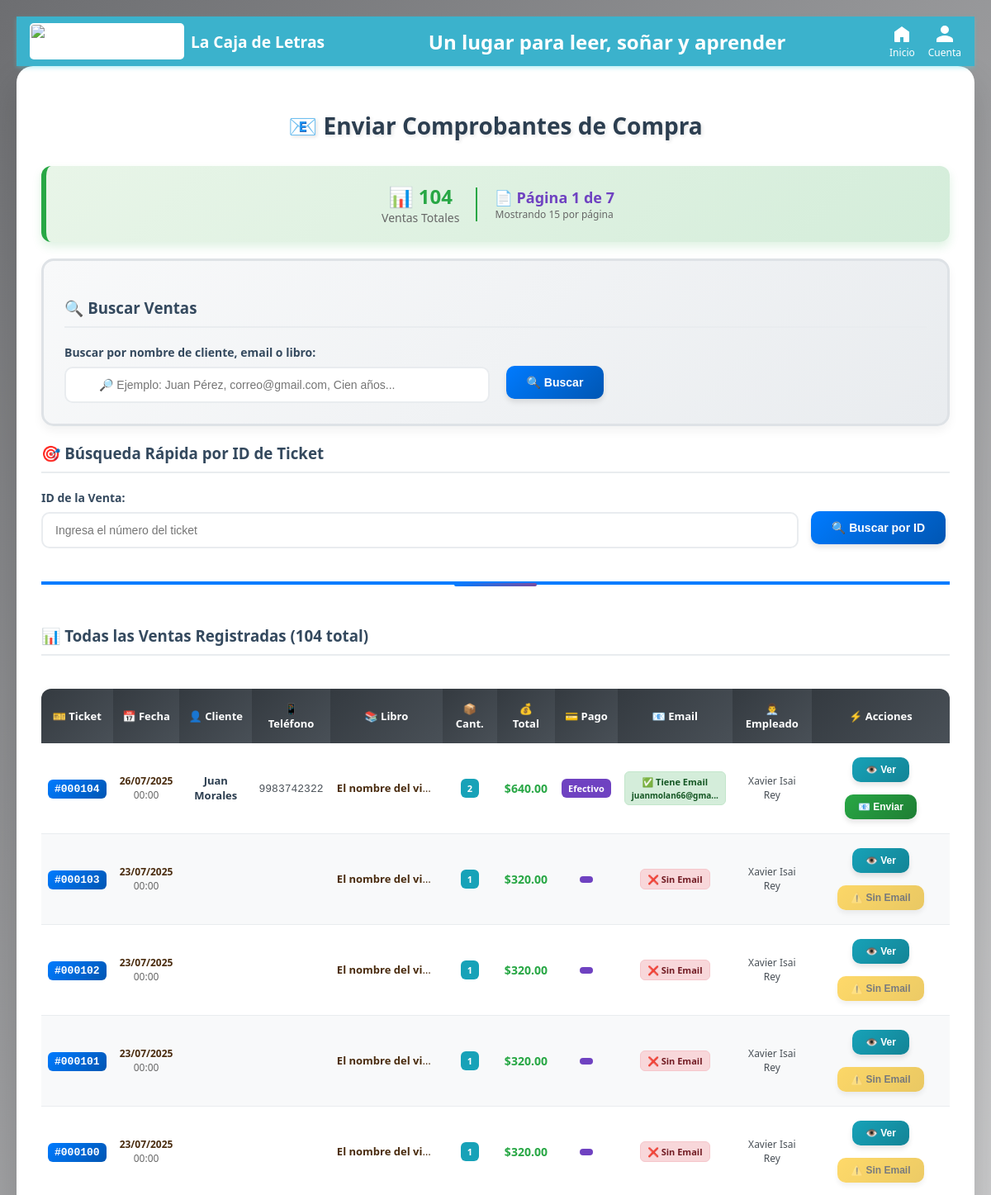
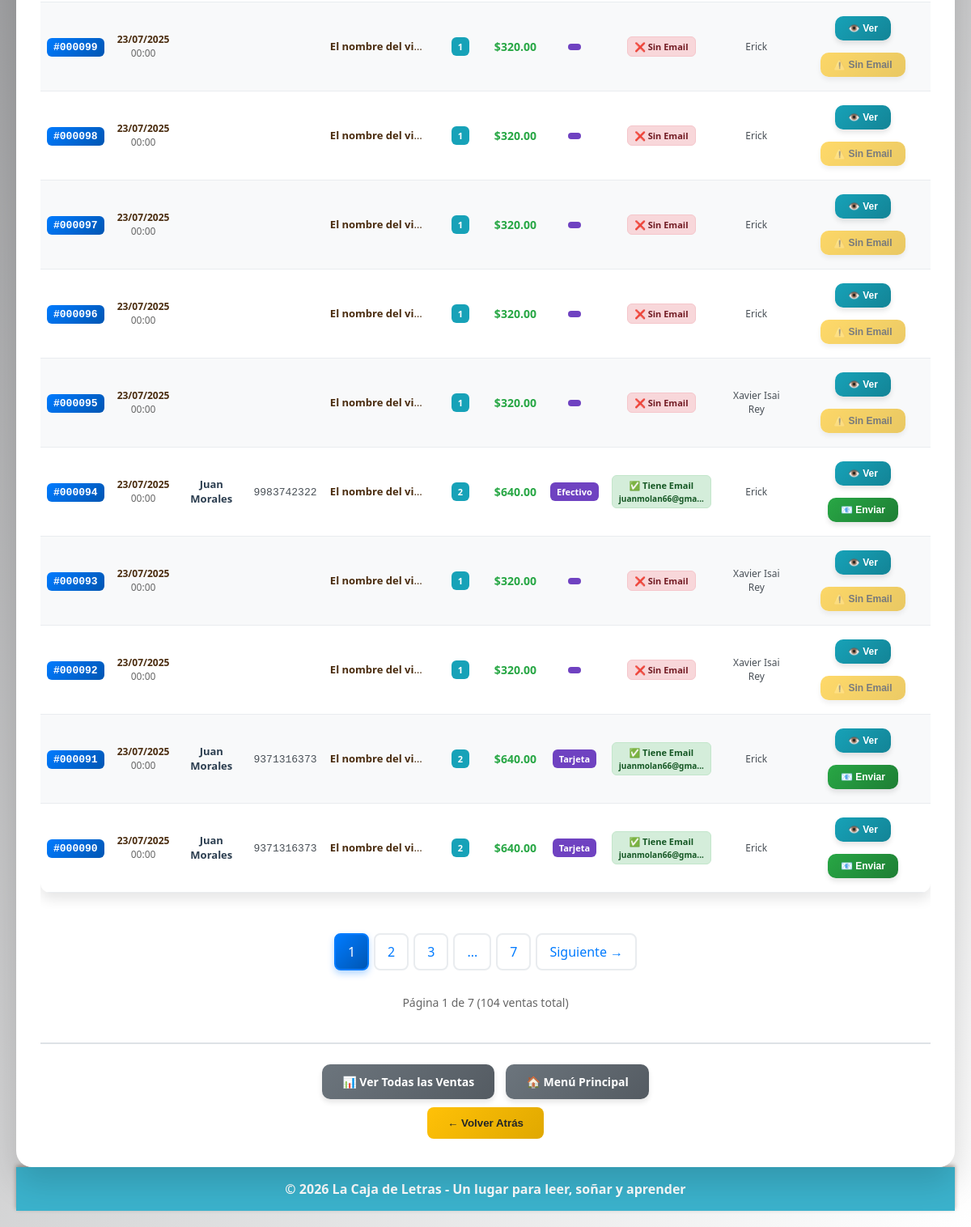
The page /enviar_comprobantes.php (signed in) on the database its author committed (2 pictures, top to bottom).
### tables this page shows
CREATE TABLE `ventas` (
  `id` int(11) NOT NULL,
  `cliente_nombre` varchar(100) DEFAULT NULL,
  `cliente_telefono` varchar(20) DEFAULT NULL,
  `correo` varchar(100) DEFAULT NULL,
  `empleado_id` int(11) DEFAULT NULL,
  `fecha_compra` date DEFAULT NULL,
  `total_pagado` decimal(10,2) DEFAULT NULL,
  `metodo_pago` varchar(50) DEFAULT NULL,
  `libro_id` int(11) DEFAULT NULL,
  `cantidad` int(11) NOT NULL DEFAULT 1
);

CREATE TABLE `libros` (
  `id` int(11) NOT NULL,
  `titulo` varchar(200) NOT NULL,
  `isbn` varchar(20) DEFAULT NULL,
  `año_publicacion` int(11) DEFAULT NULL,
  `edicion` varchar(50) DEFAULT NULL,
  `idioma` varchar(50) DEFAULT NULL,
  `sinopsis` text DEFAULT NULL,
  `num_paginas` int(11) DEFAULT NULL,
  `portada_url` varchar(200) DEFAULT NULL,
  `formato` varchar(50) DEFAULT NULL,
  `estado` varchar(20) DEFAULT NULL,
  `precio_venta` decimal(10,2) DEFAULT NULL,
  `precio_alquiler` decimal(10,2) DEFAULT NULL,
  `stock_total` int(11) DEFAULT NULL,
  `stock_disponible` int(11) DEFAULT NULL,
  `editorial_id` int(11) DEFAULT NULL,
  `autor_id` int(11) DEFAULT NULL,
  `categoria_id` int(11) DEFAULT NULL
);

CREATE TABLE `empleados` (
  `id` int(11) NOT NULL,
  `nombre_completo` varchar(100) NOT NULL,
  `usuario` varchar(50) NOT NULL,
  `contraseña` varchar(200) DEFAULT NULL,
  `telefono` varchar(20) DEFAULT NULL,
  `fecha_contratacion` date DEFAULT NULL,
  `estado` varchar(20) DEFAULT NULL,
  `rol` enum('Administrador','Empleado','Gerente') NOT NULL DEFAULT 'Empleado'
);

### enviar_comprobantes.php (the view, shortened to what this page needs)
<?php
if ($_SESSION['rol'] === 'Administrador') {
    include 'encabezado_admin.php';
} elseif ($_SESSION['rol'] === 'Empleado') {
    include 'encabezado_empleado.php';
}
include 'conexion.php';
$mostrarFormulario = true;
$ventaEncontrada = null;
$buscar = isset($_GET['buscar']) ? mysqli_real_escape_string($enlace, $_GET['buscar']) : '';
$pagina = isset($_GET['pagina']) ? intval($_GET['pagina']) : 1;
$ventas_por_pagina = 15;
$offset = ($pagina - 1) * $ventas_por_pagina;
$whereClause = "";
$queryCount = "SELECT COUNT(*) as total FROM Ventas v JOIN Libros l ON v.libro_id = l.id $whereClause";
$resultCount = mysqli_query($enlace, $queryCount);
$totalVentas = mysqli_fetch_assoc($resultCount)['total'];
$totalPaginas = ceil($totalVentas / $ventas_por_pagina);
$queryVentas = "SELECT v.id, v.cliente_nombre, v.cliente_telefono, v.fecha_compra, v.total_pagado,
                       l.titulo, v.correo, v.metodo_pago, v.cantidad,
                       em.nombre_completo as empleado_nombre
                FROM Ventas v
                JOIN Libros l ON v.libro_id = l.id
                LEFT JOIN Empleados em ON v.empleado_id = em.id
                $whereClause
                ORDER BY v.fecha_compra DESC, v.id DESC
                LIMIT $offset, $ventas_por_pagina";
$resultVentas = mysqli_query($enlace, $queryVentas);
?>
<!DOCTYPE html>
<html lang="es">
<head>
</head>
<body>
    <div class="container">
        <h2>📧 Enviar Comprobantes de Compra</h2>
        <?php if ($mostrarFormulario): ?>
            <div class="estadisticas card-hover">
                <div style="display: flex; align-items: center; justify-content: center; flex-wrap: wrap; gap: 20px;">
                    <div style="text-align: center;">
                        <div style="font-size: 24px; font-weight: bold; color: #28a745;">
                            📊 <?php echo $totalVentas; ?>
                        </div>
                        <div style="font-size: 14px; color: #666;">Ventas Totales</div>
                    </div>
                    <div style="text-align: center; border-left: 2px solid #28a745; padding-left: 20px;">
                        <div style="font-size: 18px; font-weight: bold; color: #6f42c1;">
                            📄 Página <?php echo $pagina; ?> de <?php echo $totalPaginas; ?>
                        </div>
                        <div style="font-size: 12px; color: #666;">Mostrando 15 por página</div>
                    </div>
                </div>
            </div>
            <div class="buscador card-hover">
                <h3>🔍 Buscar Ventas</h3>
                <form method="GET" class="buscador-form">
                    <div>
                        <label>Buscar por nombre de cliente, email o libro:</label>                        <input type="text" name="buscar"
                               placeholder="🔎 Ejemplo: Juan Pérez, correo@gmail.com, Cien años..."
                               value="<?php echo htmlspecialchars($buscar); ?>"
                               style="padding-left: 40px;">
                    </div>
                    <div style="display: flex; gap: 10px;">
                        <button type="submit" class="btn btn-primary">
                            🔍 Buscar
                        </button>
                    </div>
                </form>
            </div>
            <?php if (!$ventaEncontrada): ?>
                <div class="form-group">
                    <h3>🎯 Búsqueda Rápida por ID de Ticket</h3>
                    <form method="POST" style="display: flex; align-items: end; gap: 10px;">
                        <div style="flex: 1;">
                            <label>ID de la Venta:</label>
                            <input type="number" name="venta_id" required placeholder="Ingresa el número del ticket">
                        </div>
                        <button type="submit" name="accion" value="buscar_venta" class="btn btn-primary">
                            🔍 Buscar por ID
                        </button>
                    </form>
                </div>
            <?php endif; ?>
            <?php if (!isset($_GET['venta_id']) || !$ventaEncontrada): ?>
                <div class="separador">
                    <h3>📊 Todas las Ventas Registradas (<?php echo $totalVentas; ?> total)</h3>
            <?php endif; ?>
                <?php if ($totalVentas > 0): ?>
                    <div class="table-responsive">
                        <table class="tabla-ventas">
                            <thead>
                                <tr>
                                    <th>🎫 Ticket</th>
                                    <th>📅 Fecha</th>
                                    <th>👤 Cliente</th>
                                    <th>📱 Teléfono</th>
                                    <th>📚 Libro</th>
                                    <th>📦 Cant.</th>
                                    <th>💰 Total</th>
                                    <th>💳 Pago</th>
                                    <th>📧 Email</th>
                                    <th>👨‍💼 Empleado</th>
                                    <th>⚡ Acciones</th>
                                </tr>
                            </thead>
                            <tbody>
                                <?php while ($venta = mysqli_fetch_assoc($resultVentas)): ?>
                                    <tr>
                                        <td>
                                            <span class="ticket-id">#<?php echo str_pad($venta['id'], 6, '0', STR_PAD_LEFT); ?></span>
                                        </td>
                                        <td>
                                            <div style="font-size: 12px;">
                                                <div><strong><?php echo date('d/m/Y', strtotime($venta['fecha_compra'])); ?></strong></div>
                                                <div style="color: #666;"><?php echo date('H:i', strtotime($venta['fecha_compra'])); ?></div>
                                            </div>
                                        </td>
                                        <td>
                                            <div style="font-weight: bold; color: #2c3e50;">
                                                <?php echo htmlspecialchars($venta['cliente_nombre']); ?>
                                            </div>
                                        </td>
                                        <td>
                                            <span style="font-family: monospace; color: #495057;">
                                                <?php echo htmlspecialchars($venta['cliente_telefono']); ?>
                                            </span>
                                        </td>
                                        <td>
                                            <div title="<?php echo htmlspecialchars($venta['titulo']); ?>"
                                                 style="max-width: 120px; overflow: hidden; text-overflow: ellipsis; white-space: nowrap;">
                                                <strong><?php echo htmlspecialchars(substr($venta['titulo'], 0, 25)) . (strlen($venta['titulo']) > 25 ? '...' : ''); ?></strong>
                                            </div>
                                        </td>
                                        <td>
                                            <span class="badge" style="background: #17a2b8; color: white; padding: 4px 8px; border-radius: 6px; font-weight: bold;">
                                                <?php echo $venta['cantidad']; ?>
                                            </span>
                                        </td>
                                        <td>
                                            <span class="total-amount">$<?php echo number_format($venta['total_pagado'], 2); ?></span>
                                        </td>
                                        <td>
                                            <span class="badge" style="background: #6f42c1; color: white; padding: 4px 8px; border-radius: 6px; font-size: 11px;">
                                                <?php echo htmlspecialchars($venta['metodo_pago']); ?>
                                            </span>
                                        </td>
                                        <td>
                                            <?php if ($venta['correo']): ?>
                                                <div class="email-status con-email" title="<?php echo htmlspecialchars($venta['correo']); ?>">
                                                    ✅ Tiene Email
                                                    <div style="font-size: 10px; margin-top: 2px;">
                                                        <?php echo htmlspecialchars(substr($venta['correo'], 0, 15)) . (strlen($venta['correo']) > 15 ? '...' : ''); ?>
                                                    </div>
                                                </div>
                                            <?php else: ?>
                                                <div class="email-status sin-email">
                                                    ❌ Sin Email
                                                </div>
                                            <?php endif; ?>
                                        </td>
                                        <td>
                                            <div style="font-size: 12px; color: #495057;">
                                                <?php echo htmlspecialchars(substr($venta['empleado_nombre'] ?? 'N/A', 0, 15)); ?>
                                            </div>
                                        </td>
                                        <td>
                                            <div class="action-buttons">
                                                <form method="POST" style="display: inline;">
                                                    <button type="submit" name="accion" value="buscar_venta"
                                                            class="btn btn-info btn-sm"
                                                            title="Ver detalles y enviar comprobante">
                                                        👁️ Ver
                                                    </button>
                                                </form>
                                                <?php if ($venta['correo']): ?>
                                                    <form method="POST" style="display: inline;">
                                                        <button type="submit" name="accion" value="enviar_comprobante"
                                                                class="btn btn-success btn-sm"
                                                                onclick="return confirm('¿Enviar comprobante a <?php echo htmlspecialchars($venta['correo']); ?>?')"
                                                                title="Enviar comprobante directamente">
                                                            📧 Enviar
                                                        </button>
                                                    </form>
                                                <?php else: ?>
                                                    <button class="btn btn-warning btn-sm"
                                                            title="Esta venta no tiene email registrado"
                                                            disabled>
                                                        ⚠️ Sin Email
                                                    </button>
                                                <?php endif; ?>
                                            </div>
                                        </td>
                                    </tr>
                                <?php endwhile; ?>
                            </tbody>
                        </table>
                    </div>
                    <?php if ($totalPaginas > 1): ?>
                        <div class="paginacion">
                            <?php
                            $url_params = !empty($buscar) ? "?buscar=" . urlencode($buscar) . "&" : "?";
                            $inicio = max(1, $pagina - 2);
                            $fin = min($totalPaginas, $pagina + 2);
                            for ($i = $inicio; $i <= $fin; $i++) {
                                if ($i == $pagina) {
                                    echo "<span class='actual'>$i</span>";
                                } else {
                                    echo "<a href='{$url_params}pagina=$i'>$i</a>";
                                }
                            }
                            if ($fin < $totalPaginas) {
                                if ($fin < $totalPaginas - 1) echo "<span>...</span>";
                                echo "<a href='{$url_params}pagina=$totalPaginas'>$totalPaginas</a>";
                            }
                            if ($pagina < $totalPaginas):
                                echo "<a href='{$url_params}pagina=" . ($pagina + 1) . "'>Siguiente →</a>";
                            endif;
                            ?>
                        </div>
                        <div style="text-align: center; color: #666; font-size: 14px; margin-top: 10px;">
                            Página <?php echo $pagina; ?> de <?php echo $totalPaginas; ?>
                            (<?php echo $totalVentas; ?> ventas total)
                        </div>
                    <?php endif; ?>
                <?php endif; ?>
            </div>
        <?php endif; ?>
       <div style="text-align: center; margin-top: 30px; border-top: 2px solid #dee2e6; padding-top: 20px;">
    <?php if ($_SESSION['rol'] === 'Administrador'): ?>
        <a href="consultarventas.php" class="btn btn-secondary">📊 Ver Todas las Ventas</a>
    <?php endif; ?>
<?php if ($_SESSION['rol'] === 'Administrador'): ?>
    <a href="menuadmin.php" class="btn btn-secondary">🏠 Menú Principal</a>
<?php endif; ?>
</div>
   <center>
    <button onclick="history.back()" style="background: linear-gradient(135deg, #ffc107, #e0a800); color: #212529; border: none; padding: 12px 25px; border-radius: 8px; margin: 5px; font-weight: bold; cursor: pointer;" title="Volver a la página anterior">
        ← Volver Atrás
    </button>
    </div>
</body>
</html>
<?php include 'pie.php'; ?>

### encabezado_admin.php (style rules this page uses)
body { font-family: Arial, sans-serif; background-color: #fff7f0; color: #4a2c0f; margin: 0; padding: 0; }

### rows shown on the page
ventas: id "000104", fecha_compra "26/07/2025", fecha_compra "00:00", cliente_nombre "Juan Morales", cliente_telefono "9983742322", libro.titulo "El nombre del vi…", cantidad "2", total_pagado "640.00", metodo_pago "Efectivo", correo "juanmolan66@gma", empleado.nombre_completo "Xavier Isai Rey"
ventas: id "000103", fecha_compra "23/07/2025", fecha_compra "00:00", libro.titulo "El nombre del vi…", cantidad "1", total_pagado "320.00", correo "❌ Sin Email", empleado.nombre_completo "Xavier Isai Rey"
ventas: id "000102", fecha_compra "23/07/2025", fecha_compra "00:00", libro.titulo "El nombre del vi…", cantidad "1", total_pagado "320.00", correo "❌ Sin Email", empleado.nombre_completo "Xavier Isai Rey"
ventas: id "000101", fecha_compra "23/07/2025", fecha_compra "00:00", libro.titulo "El nombre del vi…", cantidad "1", total_pagado "320.00", correo "❌ Sin Email", empleado.nombre_completo "Xavier Isai Rey"
ventas: id "000100", fecha_compra "23/07/2025", fecha_compra "00:00", libro.titulo "El nombre del vi…", cantidad "1", total_pagado "320.00", correo "❌ Sin Email", empleado.nombre_completo "Xavier Isai Rey"
ventas: id "000099", fecha_compra "23/07/2025", fecha_compra "00:00", libro.titulo "El nombre del vi…", cantidad "1", total_pagado "320.00", correo "❌ Sin Email", empleado.nombre_completo "Erick"
ventas: id "000098", fecha_compra "23/07/2025", fecha_compra "00:00", libro.titulo "El nombre del vi…", cantidad "1", total_pagado "320.00", correo "❌ Sin Email", empleado.nombre_completo "Erick"
ventas: id "000097", fecha_compra "23/07/2025", fecha_compra "00:00", libro.titulo "El nombre del vi…", cantidad "1", total_pagado "320.00", correo "❌ Sin Email", empleado.nombre_completo "Erick"
ventas: id "000096", fecha_compra "23/07/2025", fecha_compra "00:00", libro.titulo "El nombre del vi…", cantidad "1", total_pagado "320.00", correo "❌ Sin Email", empleado.nombre_completo "Erick"
ventas: id "000095", fecha_compra "23/07/2025", fecha_compra "00:00", libro.titulo "El nombre del vi…", cantidad "1", total_pagado "320.00", correo "❌ Sin Email", empleado.nombre_completo "Xavier Isai Rey"
ventas: id "000094", fecha_compra "23/07/2025", fecha_compra "00:00", cliente_nombre "Juan Morales", cliente_telefono "9983742322", libro.titulo "El nombre del vi…", cantidad "2", total_pagado "640.00", metodo_pago "Efectivo", correo "juanmolan66@gma", empleado.nombre_completo "Erick"
ventas: id "000093", fecha_compra "23/07/2025", fecha_compra "00:00", libro.titulo "El nombre del vi…", cantidad "1", total_pagado "320.00", correo "❌ Sin Email", empleado.nombre_completo "Xavier Isai Rey"
ventas: id "000092", fecha_compra "23/07/2025", fecha_compra "00:00", libro.titulo "El nombre del vi…", cantidad "1", total_pagado "320.00", correo "❌ Sin Email", empleado.nombre_completo "Xavier Isai Rey"
ventas: id "000091", fecha_compra "23/07/2025", fecha_compra "00:00", cliente_nombre "Juan Morales", cliente_telefono "9371316373", libro.titulo "El nombre del vi…", cantidad "2", total_pagado "640.00", metodo_pago "Tarjeta", correo "juanmolan66@gma", empleado.nombre_completo "Erick"
ventas: id "000090", fecha_compra "23/07/2025", fecha_compra "00:00", cliente_nombre "Juan Morales", cliente_telefono "9371316373", libro.titulo "El nombre del vi…", cantidad "2", total_pagado "640.00", metodo_pago "Tarjeta", correo "juanmolan66@gma", empleado.nombre_completo "Erick"

### other values the page prints
$totalVentas "104"
$pagina "1"
$totalPaginas "7"
